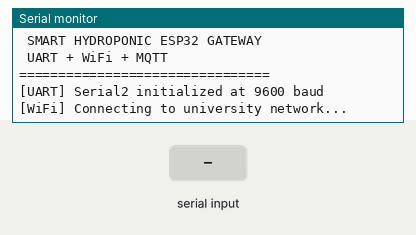
The sketch below on a simulated ESP32. On the bench: the last lines printed to the serial monitor. The test bench sets the inputs (shaded band). WiFi joins after 1.5 s; servers stay silent unless stated; no MQTT or app messages arrive unless stated.

Above: at 1.2 s.
1.3 s: "DOSER,DISABLED\n" received over the second serial link
At 1.46 s:
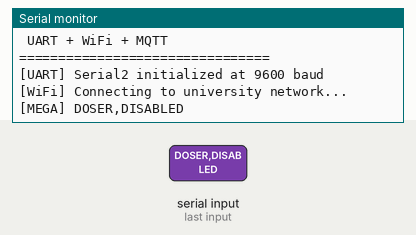
3.0 s: "DOSER,WAIT_FLOW\n" received over the second serial link
At 3.8 s:
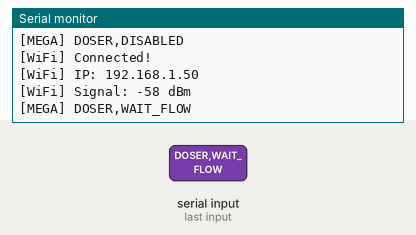
6.0 s: "DOSER,FLOW_OK\n" received over the second serial link
At 7.2 s:
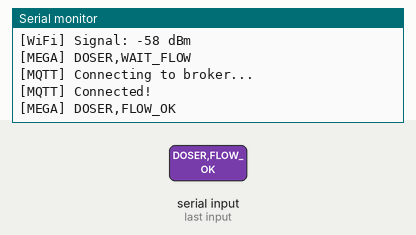
7.5 s: "DOSER,FLOW_LOST\n" received over the second serial link
At 8.4 s:
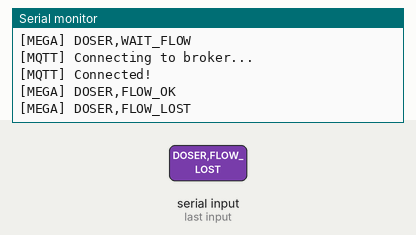
9.0 s: "DOSER,PHASE,TDS\n" received over the second serial link
At 9.6 s:
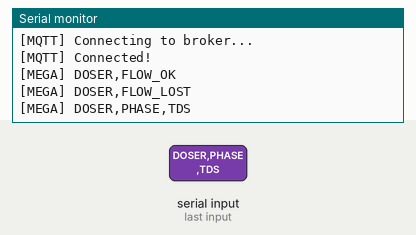
10.5 s: "DOSER,PHASE,PH\n" received over the second serial link
At 11.9 s:
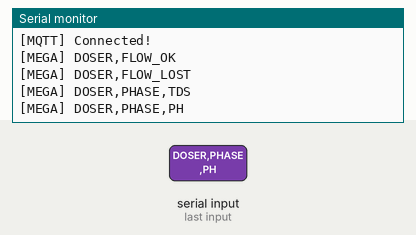

The sketch:

smartHydroponicsESP32.ino
```cpp
#include <Arduino.h>
#include <WiFi.h>
#include <PubSubClient.h>
#include <string.h>

#include "config.h"

// =====================================================
// UART CONFIGURATION
// =====================================================

#define RXD2 16
#define TXD2 17

constexpr size_t BUFFER_SIZE = 200;

char rxBuffer[BUFFER_SIZE];
size_t rxIndex = 0;
bool discardingLine = false;

// =====================================================
// MQTT CONFIGURATION
// =====================================================

WiFiClient espClient;
PubSubClient mqttClient(espClient);

unsigned long lastWiFiAttempt = 0;
unsigned long lastMQTTAttempt = 0;

bool previousWiFiState = false;

unsigned long mqttPublishedCount = 0;
unsigned long mqttDroppedCount = 0;

// =====================================================
// DOSING MESSAGE DISPLAY
// =====================================================

void displayDosingMessage(const char* message) {

  if (strstr(message, "DOSER,DISABLED")) {
    Serial.println("[DOSING] Automatic dosing disabled");
  }

  else if (strstr(message, "DOSER,WAIT_FLOW")) {
    Serial.println("[DOSING] Waiting for circulation flow...");
  }

  else if (strstr(message, "DOSER,FLOW_OK")) {
    Serial.println("[DOSING] Circulation flow confirmed");
  }

  else if (strstr(message, "DOSER,FLOW_LOST")) {
    Serial.println("[DOSING ALERT] Circulation flow lost!");
  }

  else if (strstr(message, "DOSER,PHASE,TDS")) {
    Serial.println("[DOSING] Starting TDS adjustment phase");
  }

  else if (strstr(message, "DOSER,PHASE,PH")) {
    Serial.println("[DOSING] Starting pH adjustment phase");
  }

  else if (strstr(message, "DOSER,PUMP_ON,NUTRIENT")) {
    Serial.println("[DOSING] Nutrient pump ON");
  }

  else if (strstr(message, "DOSER,PUMP_ON,PH_UP")) {
    Serial.println("[DOSING] pH+ pump ON");
  }

  else if (strstr(message, "DOSER,PUMP_ON,PH_DOWN")) {
    Serial.println("[DOSING] pH- pump ON");
  }

  else if (strstr(message, "DOSER,PUMP_OFF")) {
    Serial.println("[DOSING] Dosing pump OFF");
  }

  else if (strstr(message, "DOSER,MIXING")) {
    Serial.println("[DOSING] Mixing solution...");
  }

  else if (strstr(message, "DOSER,MONITORING")) {
    Serial.println("[DOSING] Monitoring water parameters");
  }

  else if (strstr(message, "DOSER,LOCKOUT")) {
    Serial.println("[DOSING ALERT] Safety lockout activated!");
  }

  else if (strstr(message, "DOSER,RESET")) {
    Serial.println("[DOSING] System reset");
  }

  else {
    Serial.print("[DOSING] ");
    Serial.println(message);
  }
}

// =====================================================
// WIFI
// =====================================================

void startWiFiConnection() {

  Serial.println("\n[WiFi] Connecting to university network...");

  WiFi.mode(WIFI_STA);
  WiFi.setSleep(false);
  WiFi.setAutoReconnect(true);

  WiFi.begin(
    WIFI_SSID,
    WPA2_AUTH_PEAP,
    WIFI_IDENTITY,
    WIFI_USERNAME,
    WIFI_PASSWORD
  );

  lastWiFiAttempt = millis();
}

void updateWiFi() {

  bool connected = (WiFi.status() == WL_CONNECTED);

  if (connected && !previousWiFiState) {

    Serial.println("\n[WiFi] Connected!");
    Serial.print("[WiFi] IP: ");
    Serial.println(WiFi.localIP());

    Serial.print("[WiFi] Signal: ");
    Serial.print(WiFi.RSSI());
    Serial.println(" dBm");
  }

  if (!connected && previousWiFiState) {
    Serial.println("[WiFi] Connection lost!");
  }

  previousWiFiState = connected;

  if (!connected &&
      millis() - lastWiFiAttempt >= WIFI_RETRY_INTERVAL) {

    Serial.println("[WiFi] Retrying connection...");

    WiFi.disconnect();
    startWiFiConnection();
  }
}

// =====================================================
// MQTT
// =====================================================

bool connectMQTT() {

  if (WiFi.status() != WL_CONNECTED) {
    return false;
  }

  Serial.println("[MQTT] Connecting to broker...");

  bool connected = mqttClient.connect(
    "HydroponicESP32",
    MQTT_USERNAME,
    MQTT_PASSWORD,
    TOPIC_STATUS,
    1,
    true,
    "OFFLINE"
  );

  if (connected) {

    Serial.println("[MQTT] Connected!");

    mqttClient.publish(
      TOPIC_STATUS,
      "ONLINE",
      true
    );

    return true;
  }

  Serial.print("[MQTT] Connection failed. State: ");
  Serial.println(mqttClient.state());

  return false;
}

void updateMQTT() {

  if (WiFi.status() != WL_CONNECTED) {
    return;
  }

  if (!mqttClient.connected()) {

    if (millis() - lastMQTTAttempt >= MQTT_RETRY_INTERVAL) {

      lastMQTTAttempt = millis();
      connectMQTT();
    }
  }
  else {
    mqttClient.loop();
  }
}

// =====================================================
// FORWARD MEGA MESSAGES TO MQTT
// =====================================================

void publishMegaMessage(const char* message) {

  if (!mqttClient.connected()) {
    mqttDroppedCount++;
    return;
  }

  const char* topic = nullptr;

  if (strncmp(message, "DATA,", 5) == 0) {
    topic = TOPIC_TELEMETRY;
  }

  else if (strncmp(message, "ALERT,", 6) == 0) {
    topic = TOPIC_ALERTS;
  }

  else if (strncmp(message, "INFO,", 5) == 0) {
    topic = TOPIC_EVENTS;
  }

  if (topic == nullptr) {
    return;
  }

  if (mqttClient.publish(topic, message)) {
    mqttPublishedCount++;
  }
  else {
    mqttDroppedCount++;
    Serial.println("[MQTT] Message publish failed!");
  }
}

// =====================================================
// PROCESS MEGA MESSAGES
// =====================================================

void processMessage(const char* message) {

  // Forward the original message to MQTT.
  publishMegaMessage(message);

  // Preserve local Serial Monitor display.
  if (strncmp(message, "DATA,", 5) == 0) {

    Serial.println("\n[MEGA TELEMETRY]");
    Serial.println(message);
  }

  else if (
    strncmp(message, "INFO,DOSER,", 11) == 0 ||
    strncmp(message, "ALERT,DOSER,", 12) == 0
  ) {

    displayDosingMessage(message);
  }

  else if (strncmp(message, "ALERT,", 6) == 0) {

    Serial.print("[MEGA ALERT] ");
    Serial.println(message);
  }

  else if (strncmp(message, "INFO,", 5) == 0) {

    Serial.print("[MEGA INFO] ");
    Serial.println(message);
  }

  else {

    Serial.print("[MEGA] ");
    Serial.println(message);
  }
}

// =====================================================
// UART RECEPTION
// =====================================================

void readMegaUART() {

  while (Serial2.available()) {

    char incoming = Serial2.read();

    if (incoming == '\r') {
      continue;
    }

    if (incoming == '\n') {

      if (!discardingLine && rxIndex > 0) {

        rxBuffer[rxIndex] = '\0';
        processMessage(rxBuffer);
      }

      rxIndex = 0;
      discardingLine = false;
      continue;
    }

    if (discardingLine) {
      continue;
    }

    if (rxIndex < BUFFER_SIZE - 1) {
      rxBuffer[rxIndex++] = incoming;
    }
    else {

      Serial.println("[UART] Message too long. Discarding.");

      rxIndex = 0;
      discardingLine = true;
    }
  }
}

// =====================================================
// SETUP
// =====================================================

void setup() {

  Serial.begin(115200);

  Serial.println("\n================================");
  Serial.println(" SMART HYDROPONIC ESP32 GATEWAY");
  Serial.println(" UART + WiFi + MQTT");
  Serial.println("================================");

  // Configure UART reception.
  Serial2.setRxBufferSize(1024);

  Serial2.begin(
    9600,
    SERIAL_8N1,
    RXD2,
    TXD2
  );

  Serial.println("[UART] Serial2 initialized at 9600 baud");

  // Configure MQTT.
  mqttClient.setServer(
    MQTT_BROKER_HOST,
    MQTT_BROKER_PORT
  );

  mqttClient.setKeepAlive(20);
  mqttClient.setSocketTimeout(2);
  mqttClient.setBufferSize(512);

  // Start Wi-Fi.
  startWiFiConnection();
}

// =====================================================
// MAIN LOOP
// =====================================================

void loop() {

  // Always prioritize reading Mega messages.
  readMegaUART();

  // Maintain network connections.
  updateWiFi();
  updateMQTT();

  // Periodic diagnostics.
  static unsigned long lastStats = 0;

  if (millis() - lastStats >= 15000) {

    lastStats = millis();

    Serial.println("\n========== GATEWAY STATUS ==========");

    Serial.print("WiFi: ");
    Serial.println(
      WiFi.status() == WL_CONNECTED ? "CONNECTED" : "DISCONNECTED"
    );

    Serial.print("MQTT: ");
    Serial.println(
      mqttClient.connected() ? "CONNECTED" : "DISCONNECTED"
    );

    Serial.print("Published messages: ");
    Serial.println(mqttPublishedCount);

    Serial.print("Dropped messages: ");
    Serial.println(mqttDroppedCount);

    Serial.println("====================================");
  }
}
```

config.h
```cpp
#pragma once

// University Wi-Fi
#define WIFI_SSID       "Najah"
#define WIFI_USERNAME   "12220650"
#define WIFI_PASSWORD   "172604"
#define WIFI_IDENTITY   ""

// MQTT broker on your MacBook
#define MQTT_BROKER_HOST "172.23.22.149"
#define MQTT_BROKER_PORT 1883

// MQTT authentication
#define MQTT_USERNAME "greenhouse"
#define MQTT_PASSWORD "123456"
// MQTT topics
#define TOPIC_TELEMETRY "greenhouse/telemetry"
#define TOPIC_EVENTS    "greenhouse/events"
#define TOPIC_ALERTS    "greenhouse/alerts"
#define TOPIC_STATUS    "greenhouse/system/status"

// Reconnection intervals
#define WIFI_RETRY_INTERVAL 15000UL
#define MQTT_RETRY_INTERVAL 5000UL
```

Measured:
- after the input at 1.3 s, the serial monitor: prints a new line at once (image 1)
- after the input at 3.0 s, the serial monitor: prints a new line at once (image 2)
- after the input at 6.0 s, the serial monitor: prints a new line at once (image 3)
- after the input at 7.5 s, the serial monitor: prints a new line at once (image 4)
- after the input at 9.0 s, the serial monitor: prints a new line at once (image 5)
- after the input at 10.5 s, the serial monitor: prints a new line at once (image 6)
